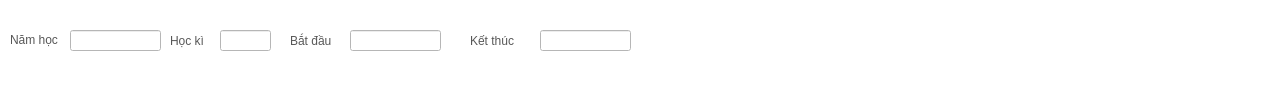
       <widget class="QWidget" name="widget_15" native="true">
        <property name="geometry">
         <rect>
          <x>140</x>
          <y>10</y>
          <width>1261</width>
          <height>101</height>
         </rect>
        </property>
        <property name="styleSheet">
         <string notr="true">background-color: rgb(255, 255, 255);</string>
        </property>
        <widget class="QLabel" name="label_42">
         <property name="geometry">
          <rect>
           <x>10</x>
           <y>30</y>
           <width>61</width>
           <height>20</height>
          </rect>
         </property>
         <property name="styleSheet">
          <string notr="true">color: rgba(0, 0, 0, 168);
	font: 700 13pt &quot;Arial&quot;;</string>
         </property>
         <property name="text">
          <string>Năm học</string>
         </property>
        </widget>
        <widget class="QLabel" name="label_43">
         <property name="geometry">
          <rect>
           <x>170</x>
           <y>30</y>
           <width>51</width>
           <height>21</height>
          </rect>
         </property>
         <property name="styleSheet">
          <string notr="true">color: rgba(0, 0, 0, 168);
font: 700 13pt &quot;Arial&quot;;</string>
         </property>
         <property name="text">
          <string>Học kì</string>
         </property>
        </widget>
        <widget class="QLabel" name="label_44">
         <property name="geometry">
          <rect>
           <x>290</x>
           <y>30</y>
           <width>51</width>
           <height>21</height>
          </rect>
         </property>
         <property name="styleSheet">
          <string notr="true">color: rgba(0, 0, 0, 168);
font: 700 13pt &quot;Arial&quot;;</string>
         </property>
         <property name="text">
          <string>Bắt đầu</string>
         </property>
        </widget>
        <widget class="QLabel" name="label_46">
         <property name="geometry">
          <rect>
           <x>470</x>
           <y>30</y>
           <width>61</width>
           <height>21</height>
          </rect>
         </property>
         <property name="styleSheet">
          <string notr="true">color: rgba(0, 0, 0, 168);
font: 700 13pt &quot;Arial&quot;;</string>
         </property>
         <property name="text">
          <string>Kết thúc</string>
         </property>
        </widget>
        <widget class="QLineEdit" name="schoolYear_7">
         <property name="geometry">
          <rect>
           <x>70</x>
           <y>30</y>
           <width>91</width>
           <height>21</height>
          </rect>
         </property>
        </widget>
        <widget class="QLineEdit" name="semester_3">
         <property name="geometry">
          <rect>
           <x>220</x>
           <y>30</y>
           <width>51</width>
           <height>21</height>
          </rect>
         </property>
        </widget>
        <widget class="QLineEdit" name="startDate_3">
         <property name="geometry">
          <rect>
           <x>350</x>
           <y>30</y>
           <width>91</width>
           <height>21</height>
          </rect>
         </property>
        </widget>
        <widget class="QLineEdit" name="endDate_4">
         <property name="geometry">
          <rect>
           <x>540</x>
           <y>30</y>
           <width>91</width>
           <height>21</height>
          </rect>
         </property>
        </widget>
       </widget>
